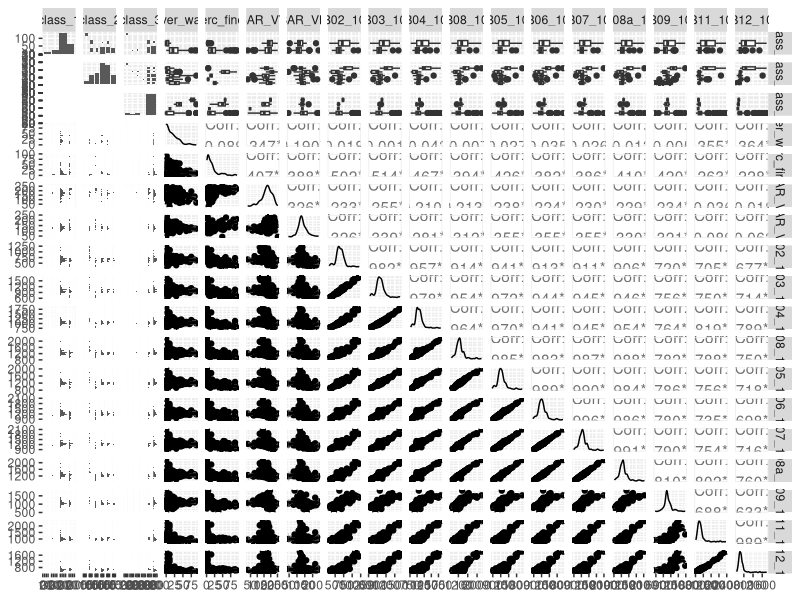

Write the R code that produced this figure. (Note: this script raises an error after producing the figure.)
setwd("D:/Work/FCUL/Doutoramento/R/Mapping_coastal_Habitats_Guinea_Bissau/Github/Map_InterSedim_Bijagos")
rm(list=ls())
graphics.off()

##load packages
packs<-c("ggplot2","cluster","reshape","GGally","car")
lapply(packs,require,character.only=T)

##load data base created from script Intertidaç_class1
df<-read.table("./Data_in/DF_ex.csv",header=T,sep=";")
str(df)

ggpairs(df[,c(2:5,15,20:32)],lower = list(continuous="smooth_loess"))

scatterplotMatrix(~SAR_VV+SAR_VH+SAR_VH_VV+uca+perc_finos+cover_water,data=df,smoother=F)

## Compute NDWI and mNDWI

df$NDWI_1<-(df$B08_10-df$B12_10)/(df$B08_10+df$B12_10)
df$NDWI_2<-(df$B03_10-df$B08_10)/(df$B03_10+df$B08_10)
df$mNDWI<-(df$B03_10-df$B11_10)/(df$B03_10+df$B11_10)
df$SAR_VH_VV<-(df$SAR_VH/df$SAR_VV)


#Graphs
ggplot(df,aes(x=df$perc_finos,y=SAR_VV))+
  geom_point(size=2)+
  geom_smooth(method=lm,se=F)+
  facet_grid(uca~ .)

ggplot(df,aes(x=factor(uca),y=perc_finos))+
  geom_boxplot(outlier.color = "red")

ggplot(df,aes(x=SAR_VV,y=cover_water,col=class_1))+
  geom_point(size=2)+
  geom_smooth(method=lm,se=F)

ggplot(df,aes(x=NDWI_1,y=cover_water,col=class_1))+
  geom_point(size=2)+
  geom_smooth(method=lm,se=F)

ggplot(df,aes(x=class_1,y=NDWI_1))+
  geom_boxplot(outlier.color = "red")



# statistics: 

## Granulometria

### Perc finos tem efeito significativo no sinal de SAR VV, assim como a presença de uca. Não há interaçao entre uca e finos...
x<-lm(SAR_VV~factor(uca)*perc_finos,data=df)
summary(x)
anova(x)

### Também efeito significativo de perc finos tb no SAR VH, mas não de uca. Nao há interacção
x1<-lm(SAR_VH~factor(uca)*perc_finos,data=df)
summary(x1)
anova(x1)

### nao significativo, uca marginalmente significativo
x2<-lm(SAR_VH_VV~factor(uca)*perc_finos,data=df)
summary(x2)
anova(x2)


## Moisture

y<-lm(SAR_VV~cover_water,data=df)
summary(y)
anova(y)


y1<-lm(SAR_VH~cover_water,data=df)
summary(y1)
anova(y1)

y2<-lm(SAR_VH_VV~cover_water,data=df)
summary(y2)
anova(y2)

y3<-lm(NDWI_1~cover_water+class_1,data=df)
summary(y3)
anova(y3)




